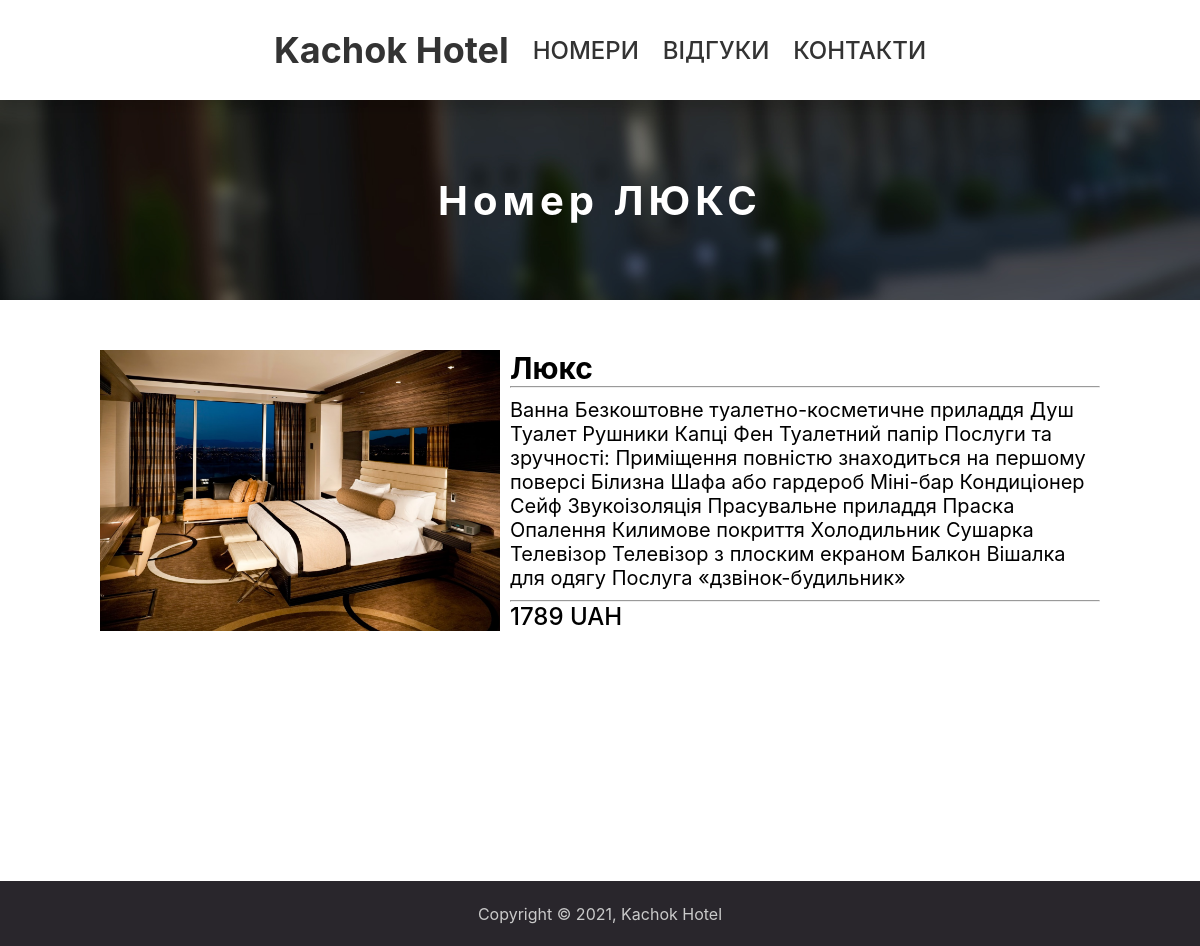
The page /room?id=3 on the database its author committed.
### myapp/models.py (models this page shows, shortened)
class Room(models.Model):
    id = models.AutoField(primary_key=True)
    img = models.CharField(max_length=500)
    name = models.CharField(max_length=100)
    price = models.IntegerField()
    summary = models.CharField(max_length=500)
    description = models.CharField(max_length=1000)

### myapp/views.py (the view)
# urls.py: path('room', views.room, name='room'),
def room(req):
    room = Room.objects.get(id=req.GET['id'])
    return render(req, 'room.html', {'room': room})

### myapp/templates/room.html
{% extends "base.html" %}
{% block head %}
<link href="static/room.css" rel="stylesheet">
{% endblock head %}
{% block content %}
<div class="content">
    <div class="topHeader">
        <h1>Номер {{room.name|upper}}</h1>
    </div>
    <div class="inner">
        <div class="room">
            <img src="{{room.img}}" class="img" obje>
            <div>
                <h3>{{room.name}}</h3>
                <hr>
                <p style="padding: 10px 0">{{room.description}}</p>
                <hr>
                <p style="font-weight: 500; font-size: 24px">{{room.price}} UAH</p>
            </div>
        </div>
    </div>
</div>
{% endblock content %}

### myapp/static/style.css (style rules this page uses)
* { margin: 0; padding: 0; box-sizing: border-box; font-family: -apple-system, BlinkMacSystemFont, 'Segoe UI', Roboto, Oxygen, Ubuntu, Cantarell, 'Open Sans', 'Helvetica Neue', sans-serif; }
html, body { width: 100%; height: 100%; }

### myapp/static/room.css (style rules this page uses)
.content { display: flex; flex-direction: column; flex-wrap: wrap; align-items: center; width: 100%; height: 100%; }
.inner { display: flex; flex-wrap: wrap; justify-content: center; align-items: center; width: 100%; height: fit-content; gap: 100px; padding: 50px; margin: auto 0; }
.topHeader { width: 100%; height: 200px; background-image: url(/static/rooms.jpg); background-size: cover; background-position: center; display: flex; justify-content: center; align-items: center; color: white; letter-spacing: 5px; }
h1 { font-size: 40px; }
h3 { font-size: 30px; }
.room { display: flex; width: 1000px; gap: 10px; padding-bottom: 200px; text-decoration: none; color: black; font-size: 20px; }
.room p { display: block; overflow:hidden; }
.img { width: 400px; object-fit: cover; }

### rows shown on the page
Room: name "ЛЮКС", img (picture), name "Люкс", description "Ванна Безкоштовне туалетно-косметичне приладдя Душ Туалет Рушники Капці Фен Туалетний папір Послуги та зручності: Приміщення повністю знаходиться на першому поверсі Білизна Шафа або гардероб Міні-бар Кондиціонер Сейф Звукоізоляція Прасувальне приладдя Праска Опалення Килимове покриття Холодильник Сушарка Телевізор Телевізор з плоским екраном Балкон Вішалка для одягу Послуга «дзвінок-будильник»", price "1789"
